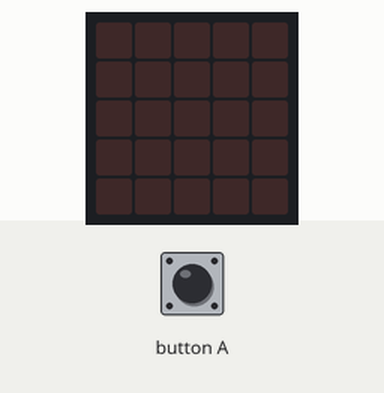
Simulated run of this program. Board: BBC micro:bit (MakeCode). Parts: the board's 5×5 LED display. Inputs (shaded band) come from the test bench. Random numbers come from a fixed seed.

Above: at 1.2 s.
1.3 s: button A pressed for 0.15 s
At 2.7 s:
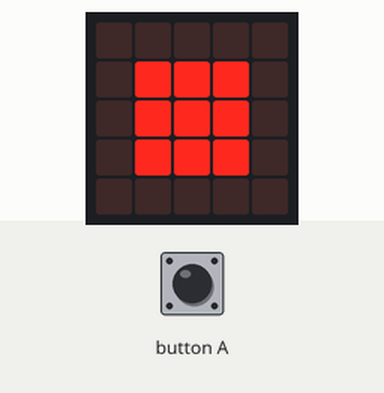
3.9 s: button A pressed for 0.15 s
At 5.9 s:
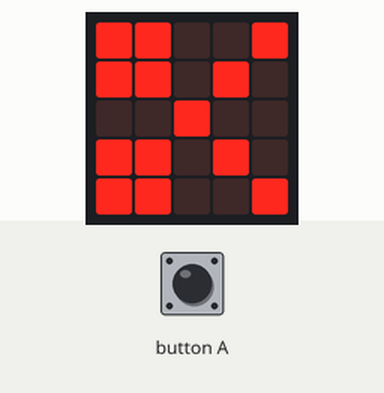
6.5 s: button A pressed 5 times (0.12 s each, 0.3 s apart)
At 12.4 s:
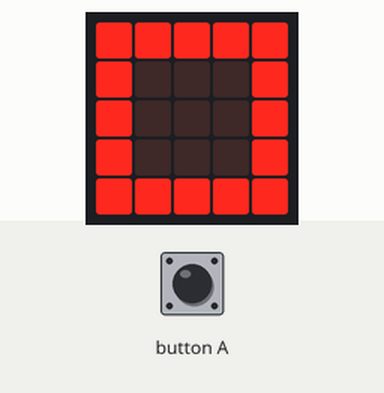
Timing chart, 0 to 13.9 s (numbered marks = the images above; inputs shaded):
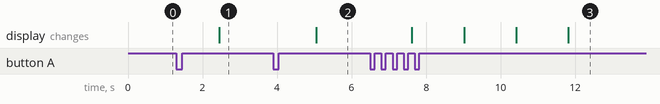

The program:

main.ts
```typescript
let RANDOM = 0
input.onButtonPressed(Button.A, function () {
    RANDOM = randint(1, 3)
    basic.pause(1000)
    if (RANDOM == 1) {
        basic.showLeds(`
            . . . . .
            . # # # .
            . # # # .
            . # # # .
            . . . . .
            `)
    }
    if (RANDOM == 2) {
        basic.showLeds(`
            # # # # #
            # . . . #
            # . . . #
            # . . . #
            # # # # #
            `)
    }
    if (RANDOM == 3) {
        basic.showLeds(`
            # # . . #
            # # . # .
            . . # . .
            # # . # .
            # # . . #
            `)
    }
})
basic.forever(function () {

})
```

test.ts
```typescript
// aquí va el archivo "tests"; esto no se compilará cuando este paquete se utilice como una extensión.
```

Measured:
- after the input at 1.3 s, the display: changes after 1.2 s (image 1)
- after the input at 3.9 s, the display: changes after 1.2 s (image 2)
- after the input at 6.5 s, the display: first changes after 1.1 s (image 3 shows a later state)
